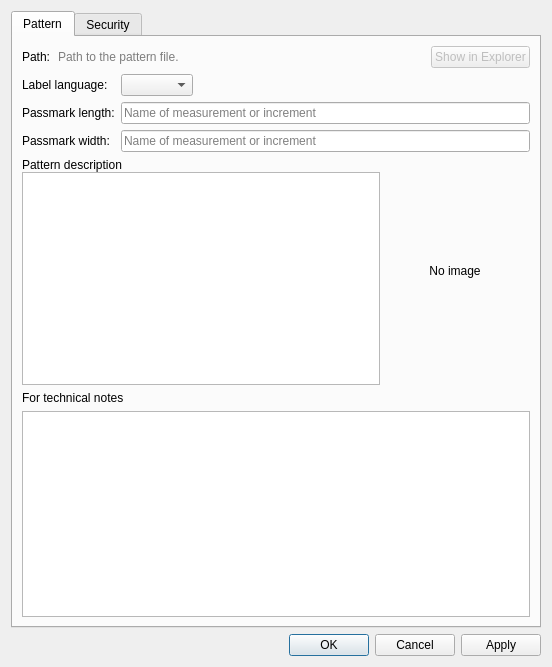
<?xml version="1.0" encoding="UTF-8"?>
<ui version="4.0">
 <class>DialogPatternProperties</class>
 <widget class="QDialog" name="DialogPatternProperties">
  <property name="geometry">
   <rect>
    <x>0</x>
    <y>0</y>
    <width>552</width>
    <height>667</height>
   </rect>
  </property>
  <property name="windowTitle">
   <string>Pattern properties</string>
  </property>
  <property name="windowIcon">
   <iconset resource="../../../libs/vmisc/share/resources/icon.qrc">
    <normaloff>:/icon/64x64/icon64x64.png</normaloff>:/icon/64x64/icon64x64.png</iconset>
  </property>
  <layout class="QVBoxLayout" name="verticalLayout_4">
   <item>
    <widget class="QTabWidget" name="tabWidget">
     <property name="currentIndex">
      <number>0</number>
     </property>
     <widget class="QWidget" name="tab">
      <attribute name="title">
       <string>Pattern</string>
      </attribute>
      <layout class="QVBoxLayout" name="verticalLayout_3">
       <item>
        <layout class="QHBoxLayout" name="horizontalLayoutPath">
         <item>
          <widget class="QLabel" name="label_9">
           <property name="text">
            <string>Path:</string>
           </property>
          </widget>
         </item>
         <item>
          <widget class="QLineEdit" name="lineEditPathToFile">
           <property name="sizePolicy">
            <sizepolicy hsizetype="Expanding" vsizetype="Fixed">
             <horstretch>0</horstretch>
             <verstretch>0</verstretch>
            </sizepolicy>
           </property>
           <property name="autoFillBackground">
            <bool>false</bool>
           </property>
           <property name="styleSheet">
            <string notr="true">background: transparent;</string>
           </property>
           <property name="frame">
            <bool>false</bool>
           </property>
           <property name="readOnly">
            <bool>true</bool>
           </property>
           <property name="placeholderText">
            <string notr="true">Path to the pattern file.</string>
           </property>
          </widget>
         </item>
         <item alignment="Qt::AlignRight">
          <widget class="QPushButton" name="pushButtonShowInExplorer">
           <property name="enabled">
            <bool>false</bool>
           </property>
           <property name="sizePolicy">
            <sizepolicy hsizetype="Minimum" vsizetype="Preferred">
             <horstretch>0</horstretch>
             <verstretch>0</verstretch>
            </sizepolicy>
           </property>
           <property name="text">
            <string>Show in Explorer</string>
           </property>
          </widget>
         </item>
        </layout>
       </item>
       <item>
        <layout class="QFormLayout" name="formLayout">
         <property name="fieldGrowthPolicy">
          <enum>QFormLayout::ExpandingFieldsGrow</enum>
         </property>
         <item row="0" column="0">
          <widget class="QLabel" name="label_12">
           <property name="sizePolicy">
            <sizepolicy hsizetype="Fixed" vsizetype="Preferred">
             <horstretch>0</horstretch>
             <verstretch>0</verstretch>
            </sizepolicy>
           </property>
           <property name="text">
            <string>Label language:</string>
           </property>
          </widget>
         </item>
         <item row="0" column="1">
          <widget class="QComboBox" name="comboBoxLabelLanguage">
           <property name="sizePolicy">
            <sizepolicy hsizetype="Preferred" vsizetype="Fixed">
             <horstretch>0</horstretch>
             <verstretch>0</verstretch>
            </sizepolicy>
           </property>
          </widget>
         </item>
         <item row="1" column="0">
          <widget class="QLabel" name="label">
           <property name="text">
            <string>Passmark length:</string>
           </property>
          </widget>
         </item>
         <item row="1" column="1">
          <widget class="QLineEdit" name="lineEditPassmarkLength">
           <property name="placeholderText">
            <string>Name of measurement or increment</string>
           </property>
          </widget>
         </item>
         <item row="2" column="0">
          <widget class="QLabel" name="label_4">
           <property name="text">
            <string>Passmark width:</string>
           </property>
          </widget>
         </item>
         <item row="2" column="1">
          <widget class="QLineEdit" name="lineEditPassmarkWidth">
           <property name="placeholderText">
            <string>Name of measurement or increment</string>
           </property>
          </widget>
         </item>
        </layout>
       </item>
       <item>
        <layout class="QHBoxLayout" name="horizontalLayout_7">
         <property name="spacing">
          <number>0</number>
         </property>
         <property name="sizeConstraint">
          <enum>QLayout::SetMaximumSize</enum>
         </property>
         <property name="leftMargin">
          <number>0</number>
         </property>
         <property name="topMargin">
          <number>0</number>
         </property>
         <property name="rightMargin">
          <number>0</number>
         </property>
         <item>
          <layout class="QVBoxLayout" name="verticalLayout">
           <item>
            <widget class="QLabel" name="label_2">
             <property name="text">
              <string>Pattern description</string>
             </property>
            </widget>
           </item>
           <item>
            <widget class="VPlainTextEdit" name="plainTextEditDescription">
             <property name="documentTitle">
              <string/>
             </property>
            </widget>
           </item>
          </layout>
         </item>
         <item>
          <layout class="QVBoxLayout" name="verticalLayout_11">
           <property name="spacing">
            <number>6</number>
           </property>
           <property name="leftMargin">
            <number>0</number>
           </property>
           <item>
            <widget class="QLabel" name="imageLabel">
             <property name="sizePolicy">
              <sizepolicy hsizetype="Preferred" vsizetype="Preferred">
               <horstretch>200</horstretch>
               <verstretch>200</verstretch>
              </sizepolicy>
             </property>
             <property name="minimumSize">
              <size>
               <width>150</width>
               <height>200</height>
              </size>
             </property>
             <property name="maximumSize">
              <size>
               <width>200</width>
               <height>200</height>
              </size>
             </property>
             <property name="toolTip">
              <string>Call context menu for edit</string>
             </property>
             <property name="text">
              <string>No image</string>
             </property>
             <property name="textFormat">
              <enum>Qt::AutoText</enum>
             </property>
             <property name="alignment">
              <set>Qt::AlignCenter</set>
             </property>
             <property name="margin">
              <number>1</number>
             </property>
            </widget>
           </item>
          </layout>
         </item>
        </layout>
       </item>
       <item>
        <layout class="QVBoxLayout" name="verticalLayout_2">
         <item>
          <widget class="QLabel" name="label_3">
           <property name="text">
            <string>For technical notes</string>
           </property>
          </widget>
         </item>
         <item>
          <widget class="VPlainTextEdit" name="plainTextEditTechNotes"/>
         </item>
        </layout>
       </item>
      </layout>
     </widget>
     <widget class="QWidget" name="tab_3">
      <attribute name="title">
       <string>Security</string>
      </attribute>
      <layout class="QVBoxLayout" name="verticalLayout_10">
       <item>
        <widget class="QCheckBox" name="checkBoxPatternReadOnly">
         <property name="text">
          <string>Open only for read</string>
         </property>
        </widget>
       </item>
       <item>
        <spacer name="verticalSpacer_2">
         <property name="orientation">
          <enum>Qt::Vertical</enum>
         </property>
         <property name="sizeHint" stdset="0">
          <size>
           <width>20</width>
           <height>40</height>
          </size>
         </property>
        </spacer>
       </item>
      </layout>
     </widget>
    </widget>
   </item>
   <item>
    <widget class="QDialogButtonBox" name="buttonBox">
     <property name="orientation">
      <enum>Qt::Horizontal</enum>
     </property>
     <property name="standardButtons">
      <set>QDialogButtonBox::Apply|QDialogButtonBox::Cancel|QDialogButtonBox::Ok</set>
     </property>
    </widget>
   </item>
  </layout>
 </widget>
 <customwidgets>
  <customwidget>
   <class>VPlainTextEdit</class>
   <extends>QPlainTextEdit</extends>
   <header>../vwidgets/vplaintextedit.h</header>
  </customwidget>
 </customwidgets>
 <resources>
  <include location="../../../libs/vmisc/share/resources/icon.qrc"/>
 </resources>
 <connections>
  <connection>
   <sender>buttonBox</sender>
   <signal>accepted()</signal>
   <receiver>DialogPatternProperties</receiver>
   <slot>accept()</slot>
   <hints>
    <hint type="sourcelabel">
     <x>257</x>
     <y>682</y>
    </hint>
    <hint type="destinationlabel">
     <x>157</x>
     <y>274</y>
    </hint>
   </hints>
  </connection>
  <connection>
   <sender>buttonBox</sender>
   <signal>rejected()</signal>
   <receiver>DialogPatternProperties</receiver>
   <slot>reject()</slot>
   <hints>
    <hint type="sourcelabel">
     <x>325</x>
     <y>682</y>
    </hint>
    <hint type="destinationlabel">
     <x>286</x>
     <y>274</y>
    </hint>
   </hints>
  </connection>
 </connections>
</ui>
